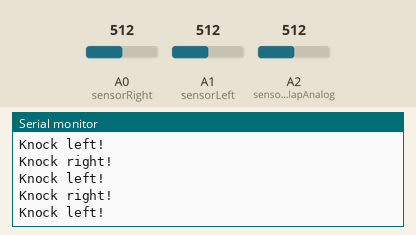
Recording of a sketch running on a simulated Arduino Leonardo, built with avr-gcc and run on an emulated ATmega32U4. Parts: the last lines printed to the serial monitor. The inputs (shaded band) are chosen by the test bench; at power-on: A2 (sensorClapAnalog) = 512, A0 (sensorRight) = 512, A1 (sensorLeft) = 512. USB keyboard and mouse output is not drawn.

Above: at 1.2 s.
1.3 s: A2 (sensorClapAnalog) set to 484
At 1.33 s:
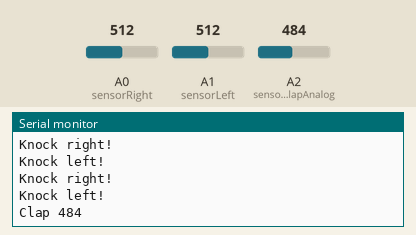
2.9 s: A2 (sensorClapAnalog) set to 306
At 2.9 s:
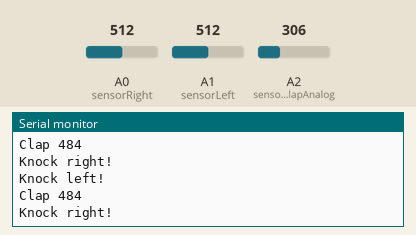

Measured:
- the behaviour switches between 500 and 499 on A2 (sensorClapAnalog) (found by bisection; images 0 and 1)
- after the input at 1.3 s, the serial monitor: prints a new line at once (image 1)

The sketch:

bongos.ino
```cpp
#include <Joystick.h>

Joystick_ Joystick;

// Based on Knock sensor by David Cuartielles https://www.arduino.cc/en/Tutorial/BuiltInExamples/Knock
// Based on JoystickButton by Matthew Heironimus

// these constants won't change:
const int sensorRight = A0;  // the piezo is connected to analog pin 0
const int sensorLeft = A1;  // the piezo is connected to analog pin 0
const int sensorClapAnalog = A2;

const int threshold = 500;   // threshold value to decide when is a knock or not
const int clap_threshold = 500;   // threshold value to decide when is a clap sound or not
const int input_delay = 50;

// these variables will change:
int readingRight = 0;  // variable to store the value read from the sensor pin
int readingLeft = 0;  // variable to store the value read from the sensor pin
int readingClapAnal= 0;

void setup() {
  Serial.begin(9600);       // use the serial port
  Serial.println("Game start!");
  Joystick.begin();
}


void loop() {

    readingClapAnal = analogRead(sensorClapAnalog);
    if (readingClapAnal < clap_threshold) {
      Serial.print("Clap ");
      Serial.println(readingClapAnal);
      Joystick.setButton(2, 1);
        delay(input_delay);

    } else {
      Joystick.setButton(2, 0);
    }

  readingRight = analogRead(sensorRight);

  if (readingRight >= threshold) {
    Serial.println("Knock right!");
    Joystick.setButton(1, 1);
      delay(input_delay);

  } else {
    Joystick.setButton(1, 0);

  }
    readingLeft = analogRead(sensorLeft);

if (readingLeft >= threshold) {
    Serial.println("Knock left!");
    Joystick.setButton(0, 1);
      delay(input_delay);

  } else {
    Joystick.setButton(0, 0);
  }

}
```
